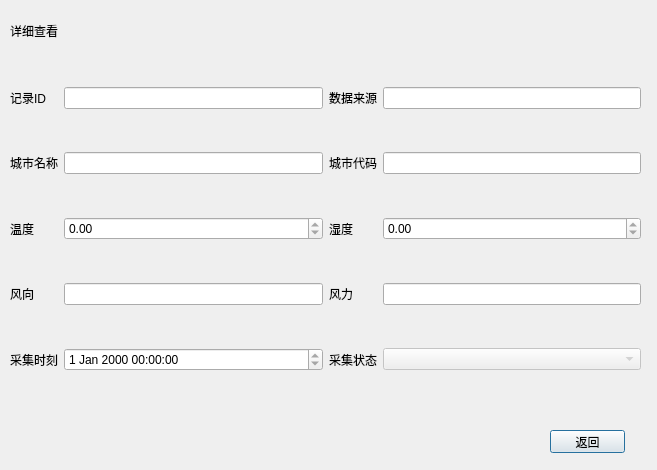
<?xml version="1.0" encoding="UTF-8"?>
<ui version="4.0">
 <class>DetailDialog</class>
 <widget class="QDialog" name="DetailDialog">
  <property name="geometry">
   <rect>
    <x>0</x>
    <y>0</y>
    <width>657</width>
    <height>470</height>
   </rect>
  </property>
  <property name="windowTitle">
   <string>Dialog</string>
  </property>
  <widget class="QWidget" name="layoutWidget">
   <property name="geometry">
    <rect>
     <x>10</x>
     <y>50</y>
     <width>631</width>
     <height>361</height>
    </rect>
   </property>
   <layout class="QGridLayout" name="gridLayout_2">
    <item row="1" column="1">
     <widget class="QLineEdit" name="lineEdit_cityName_record">
      <property name="readOnly">
       <bool>true</bool>
      </property>
     </widget>
    </item>
    <item row="2" column="1">
     <widget class="QDoubleSpinBox" name="doubleSpinBox_temp">
      <property name="readOnly">
       <bool>true</bool>
      </property>
      <property name="minimum">
       <double>-999.99</double>
      </property>
      <property name="maximum">
       <double>999.99</double>
      </property>
     </widget>
    </item>
    <item row="3" column="3">
     <widget class="QLineEdit" name="lineEdit_windForce">
      <property name="readOnly">
       <bool>true</bool>
      </property>
     </widget>
    </item>
    <item row="3" column="1">
     <widget class="QLineEdit" name="lineEdit_windDirection">
      <property name="readOnly">
       <bool>true</bool>
      </property>
     </widget>
    </item>
    <item row="4" column="0">
     <widget class="QLabel" name="label_9">
      <property name="text">
       <string>采集时刻</string>
      </property>
     </widget>
    </item>
    <item row="0" column="0">
     <widget class="QLabel" name="label_5">
      <property name="text">
       <string>记录ID</string>
      </property>
     </widget>
    </item>
    <item row="0" column="3">
     <widget class="QLineEdit" name="lineEdit_source">
      <property name="readOnly">
       <bool>true</bool>
      </property>
     </widget>
    </item>
    <item row="0" column="1">
     <widget class="QLineEdit" name="lineEdit_id">
      <property name="text">
       <string/>
      </property>
      <property name="readOnly">
       <bool>true</bool>
      </property>
     </widget>
    </item>
    <item row="3" column="0">
     <widget class="QLabel" name="label_8">
      <property name="text">
       <string>风向</string>
      </property>
     </widget>
    </item>
    <item row="3" column="2">
     <widget class="QLabel" name="label_13">
      <property name="text">
       <string>风力</string>
      </property>
     </widget>
    </item>
    <item row="2" column="2">
     <widget class="QLabel" name="label_12">
      <property name="text">
       <string>湿度</string>
      </property>
     </widget>
    </item>
    <item row="1" column="2">
     <widget class="QLabel" name="label_11">
      <property name="text">
       <string>城市代码</string>
      </property>
     </widget>
    </item>
    <item row="1" column="0">
     <widget class="QLabel" name="label_6">
      <property name="text">
       <string>城市名称</string>
      </property>
     </widget>
    </item>
    <item row="4" column="1">
     <widget class="QDateTimeEdit" name="dateTimeEdit_collectedAt">
      <property name="readOnly">
       <bool>true</bool>
      </property>
     </widget>
    </item>
    <item row="4" column="3">
     <widget class="QComboBox" name="comboBox_status">
      <property name="enabled">
       <bool>false</bool>
      </property>
      <property name="currentText">
       <string/>
      </property>
      <property name="currentIndex">
       <number>-1</number>
      </property>
      <property name="placeholderText">
       <string/>
      </property>
      <item>
       <property name="text">
        <string>成功</string>
       </property>
      </item>
      <item>
       <property name="text">
        <string>解析异常</string>
       </property>
      </item>
      <item>
       <property name="text">
        <string>入库失败</string>
       </property>
      </item>
     </widget>
    </item>
    <item row="0" column="2">
     <widget class="QLabel" name="label_10">
      <property name="text">
       <string>数据来源</string>
      </property>
     </widget>
    </item>
    <item row="1" column="3">
     <widget class="QLineEdit" name="lineEdit_cityCode">
      <property name="readOnly">
       <bool>true</bool>
      </property>
     </widget>
    </item>
    <item row="4" column="2">
     <widget class="QLabel" name="label_14">
      <property name="text">
       <string>采集状态</string>
      </property>
     </widget>
    </item>
    <item row="2" column="3">
     <widget class="QDoubleSpinBox" name="doubleSpinBox_humidity">
      <property name="readOnly">
       <bool>true</bool>
      </property>
      <property name="maximum">
       <double>100.00</double>
      </property>
     </widget>
    </item>
    <item row="2" column="0">
     <widget class="QLabel" name="label_7">
      <property name="text">
       <string>温度</string>
      </property>
     </widget>
    </item>
   </layout>
  </widget>
  <widget class="QLabel" name="label">
   <property name="geometry">
    <rect>
     <x>10</x>
     <y>20</y>
     <width>91</width>
     <height>21</height>
    </rect>
   </property>
   <property name="text">
    <string>详细查看</string>
   </property>
  </widget>
  <widget class="QPushButton" name="pushButton_back">
   <property name="geometry">
    <rect>
     <x>550</x>
     <y>430</y>
     <width>75</width>
     <height>23</height>
    </rect>
   </property>
   <property name="text">
    <string>返回</string>
   </property>
  </widget>
 </widget>
 <resources/>
 <connections/>
</ui>
